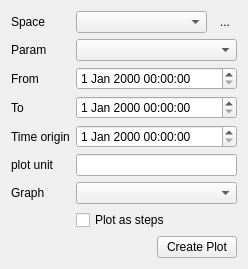
<?xml version="1.0" encoding="UTF-8"?>
<ui version="4.0">
 <class>Form</class>
 <widget class="QWidget" name="Form">
  <property name="geometry">
   <rect>
    <x>0</x>
    <y>0</y>
    <width>248</width>
    <height>228</height>
   </rect>
  </property>
  <property name="windowTitle">
   <string>Form</string>
  </property>
  <layout class="QGridLayout" name="gridLayout">
   <item row="8" column="2" colspan="2">
    <widget class="QPushButton" name="pushButtonCreatePlot">
     <property name="text">
      <string>Create Plot</string>
     </property>
    </widget>
   </item>
   <item row="8" column="1">
    <spacer name="horizontalSpacer">
     <property name="orientation">
      <enum>Qt::Horizontal</enum>
     </property>
     <property name="sizeHint" stdset="0">
      <size>
       <width>69</width>
       <height>17</height>
      </size>
     </property>
    </spacer>
   </item>
   <item row="6" column="1" colspan="3">
    <widget class="QComboBox" name="comboBoxPlotName"/>
   </item>
   <item row="6" column="0">
    <widget class="QLabel" name="label_4">
     <property name="text">
      <string>Graph</string>
     </property>
    </widget>
   </item>
   <item row="5" column="1" colspan="3">
    <widget class="QLineEdit" name="lineEditPlotUnit"/>
   </item>
   <item row="5" column="0">
    <widget class="QLabel" name="label_5">
     <property name="text">
      <string>plot unit</string>
     </property>
    </widget>
   </item>
   <item row="9" column="2">
    <spacer name="verticalSpacer">
     <property name="orientation">
      <enum>Qt::Vertical</enum>
     </property>
     <property name="sizeHint" stdset="0">
      <size>
       <width>20</width>
       <height>13</height>
      </size>
     </property>
    </spacer>
   </item>
   <item row="7" column="1" colspan="2">
    <widget class="QCheckBox" name="checkBoxSteps">
     <property name="text">
      <string>Plot as steps</string>
     </property>
    </widget>
   </item>
   <item row="1" column="0">
    <widget class="QLabel" name="label">
     <property name="text">
      <string>Param</string>
     </property>
    </widget>
   </item>
   <item row="2" column="0">
    <widget class="QLabel" name="label_2">
     <property name="text">
      <string>From</string>
     </property>
    </widget>
   </item>
   <item row="2" column="1" colspan="3">
    <widget class="QDateTimeEdit" name="dateTimeEditFrom"/>
   </item>
   <item row="3" column="0">
    <widget class="QLabel" name="label_3">
     <property name="text">
      <string>To</string>
     </property>
    </widget>
   </item>
   <item row="3" column="1" colspan="3">
    <widget class="QDateTimeEdit" name="dateTimeEditTo"/>
   </item>
   <item row="4" column="0">
    <widget class="QLabel" name="label_6">
     <property name="text">
      <string>Time origin</string>
     </property>
    </widget>
   </item>
   <item row="4" column="1" colspan="3">
    <widget class="QDateTimeEdit" name="dateTimeEditOrigin"/>
   </item>
   <item row="0" column="1" colspan="2">
    <widget class="QComboBox" name="comboBoxSpace"/>
   </item>
   <item row="0" column="3">
    <widget class="QToolButton" name="toolButtonRefresh">
     <property name="text">
      <string>...</string>
     </property>
     <property name="icon">
      <iconset resource="Experiment.qrc">
       <normaloff>:/openicon/icons/view-refresh-7.png</normaloff>:/openicon/icons/view-refresh-7.png</iconset>
     </property>
     <property name="autoRaise">
      <bool>true</bool>
     </property>
    </widget>
   </item>
   <item row="1" column="1" colspan="3">
    <widget class="QComboBox" name="comboBoxParam">
     <property name="maxVisibleItems">
      <number>1000</number>
     </property>
    </widget>
   </item>
   <item row="0" column="0">
    <widget class="QLabel" name="label_7">
     <property name="text">
      <string>Space</string>
     </property>
    </widget>
   </item>
  </layout>
 </widget>
 <resources>
  <include location="Experiment.qrc"/>
 </resources>
 <connections/>
</ui>
